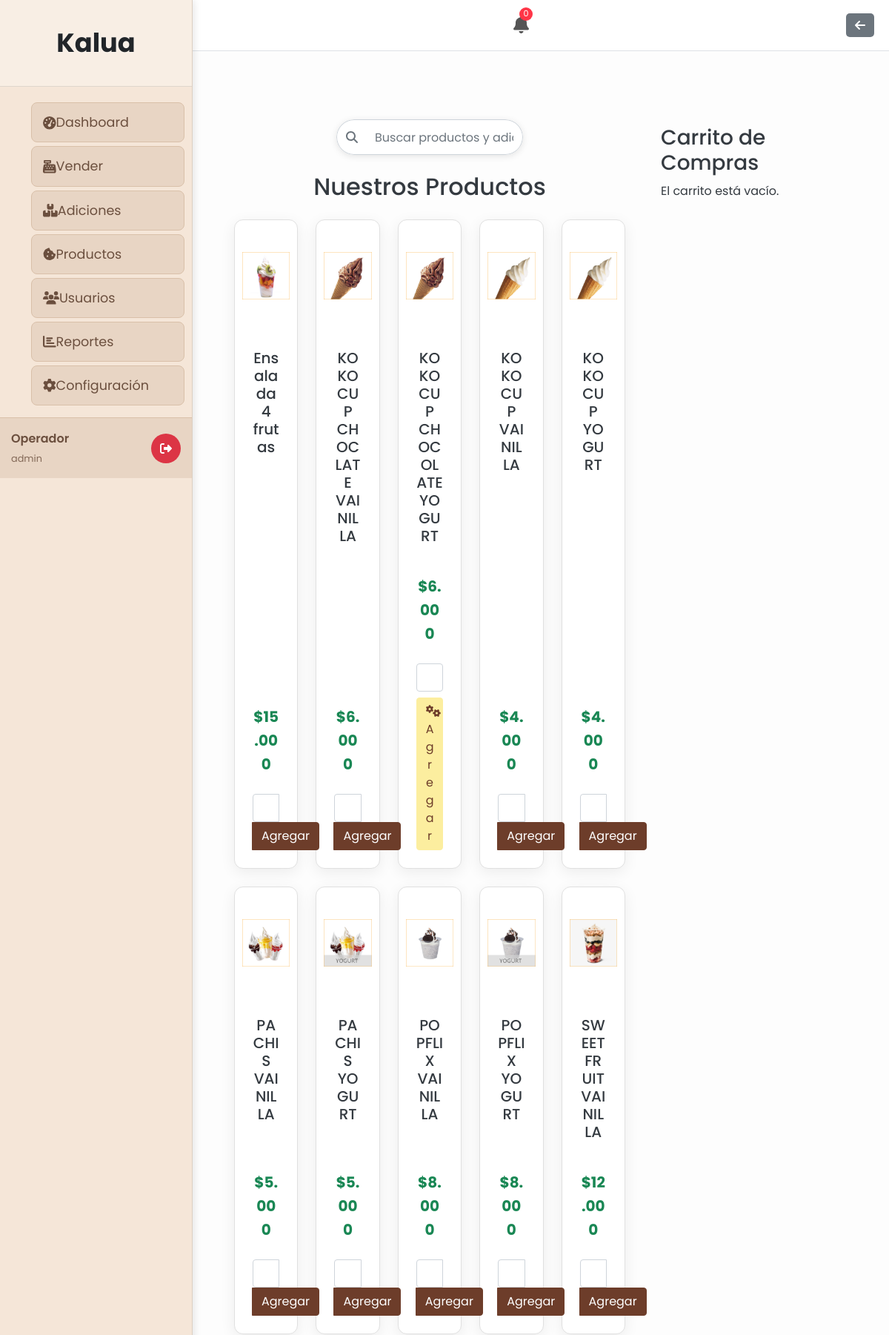
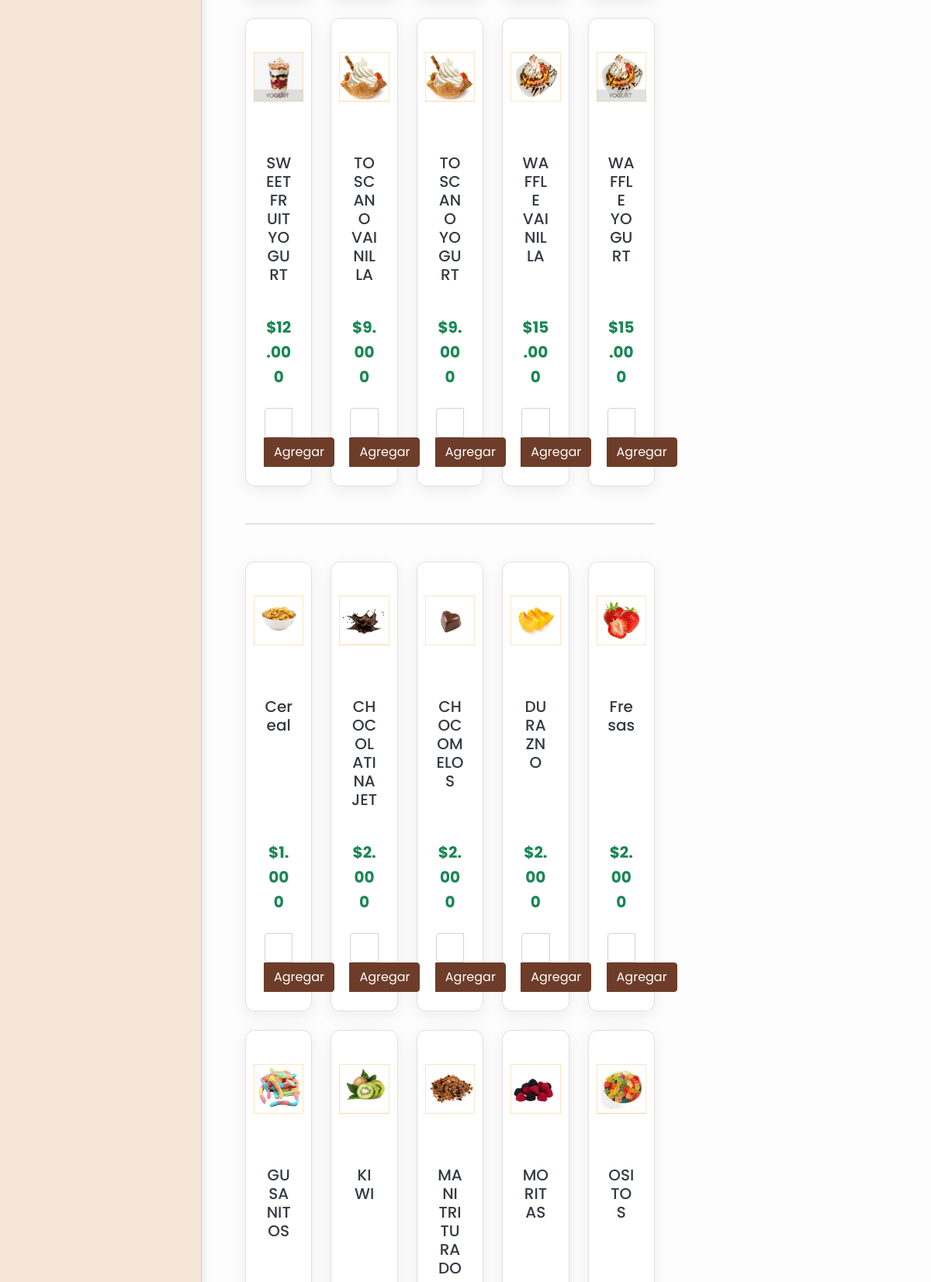
The page /galeria_venta.php (signed in, upper part) on the database its author committed (2 pictures, top to bottom).
### tables this page shows
CREATE TABLE `configuracion` (
  `id` int(11) NOT NULL,
  `nombre_empresa` varchar(255) NOT NULL,
  `nit` varchar(255) DEFAULT NULL,
  `direccion` varchar(255) DEFAULT NULL,
  `logo_url` varchar(255) DEFAULT NULL,
  `color_primario` varchar(7) DEFAULT '#4e73df',
  `color_secundario` varchar(7) DEFAULT '#1cc88a',
  `color_texto` varchar(7) DEFAULT '#ffffff'
);

CREATE TABLE `productos` (
  `id` int(11) NOT NULL,
  `nombre` varchar(100) NOT NULL,
  `precio_venta` decimal(10,2) NOT NULL,
  `imagen_url` varchar(255) DEFAULT NULL,
  `estado` varchar(20) NOT NULL,
  `salsas_obligatorias` int(11) NOT NULL DEFAULT 0,
  `adiciones_obligatorias` int(11) NOT NULL DEFAULT 0
);

CREATE TABLE `subproductos` (
  `id` int(11) NOT NULL,
  `nombre` varchar(100) NOT NULL,
  `precio` decimal(10,2) NOT NULL DEFAULT 0.00,
  `imagen` varchar(255) DEFAULT NULL,
  `stock` decimal(10,2) NOT NULL,
  `unidad_medida` varchar(20) NOT NULL,
  `categoria` enum('ingrediente','salsa') DEFAULT 'ingrediente'
);

### includes/auth_check.php (called while the page is built, shortened)
<?php
function isAdmin() {
    return isset($_SESSION['rol']) && ($_SESSION['rol'] === 'admin' || $_SESSION['rol'] === 'operador');
}
?>

### views/product_gallery.php (the view, shortened to what this page needs)
<?php
$db = conectarDB();
$query_productos = "SELECT id, nombre, imagen_url, precio_venta, salsas_obligatorias, adiciones_obligatorias, 'producto' as tipo FROM productos WHERE estado = 'activo' ORDER BY nombre ASC";
$resultado_productos = $db->query($query_productos);
$query_subproductos = "SELECT id, nombre, imagen, precio, categoria, 'subproducto' as tipo FROM subproductos WHERE stock > 0 ORDER BY categoria, nombre ASC";
$resultado_subproductos = $db->query($query_subproductos);
?>
<div class="container-fluid my-5">
    <div class="row mb-4 justify-content-center">
        <div class="col-md-6">
            <div class="input-group search-bar-container">
                <span class="input-group-text search-icon"><i class="fas fa-search"></i></span>
                <input type="text" id="buscadorItems" class="form-control" placeholder="Buscar productos y adiciones...">
            </div>
        </div>
    </div>
    <h2 class="text-center mb-4">Nuestros Productos</h2>
    <div id="galeriaProductos" class="row row-cols-1 row-cols-sm-2 row-cols-md-4 row-cols-lg-5 g-4">
        <?php if ($resultado_productos && $resultado_productos->num_rows > 0): ?>
            <?php while ($producto = $resultado_productos->fetch_assoc()): ?>
                <div class="col producto-item">
                    <div class="card h-100 text-center product-card">
                        <img src="<?php echo htmlspecialchars($producto['imagen_url']); ?>" class="card-img-top product-image" alt="<?php echo htmlspecialchars($producto['nombre']); ?>">
                        <div class="card-body d-flex flex-column">
                            <h5 class="card-title nombre-producto"><?php echo htmlspecialchars($producto['nombre']); ?></h5>
                            <p class="card-text fs-5 fw-bold text-success mt-auto">$<?php echo number_format($producto['precio_venta'], 0, ',', '.'); ?></p>
                            <?php if ($producto['salsas_obligatorias'] > 0 || $producto['adiciones_obligatorias'] > 0): ?>
                                <div class="mt-2">
                                    <div class="input-group mb-2">
                                        <input type="number" class="form-control cantidad-producto" value="1" min="1" data-producto-id="<?php echo $producto['id']; ?>" aria-label="Cantidad">
                                    </div>
                                    <button class="btn btn-warning w-100" type="button" onclick="abrirModalPersonalizacion(<?php echo $producto['id']; ?>, '<?php echo htmlspecialchars($producto['nombre']); ?>', <?php echo $producto['salsas_obligatorias']; ?>, <?php echo $producto['adiciones_obligatorias']; ?>)">
                                        <i class="fas fa-cogs"></i> Agregar
                                    </button>
                                </div>
                            <?php else: ?>
                                <form action="cart_handler.php" method="POST" class="mt-2">
                                    <div class="input-group">
                                        <input type="number" name="cantidad" class="form-control" value="1" min="1" aria-label="Cantidad">
                                        <button class="btn btn-primary" type="submit">Agregar</button>
                                    </div>
                                </form>
                            <?php endif; ?>
                        </div>
                    </div>
                </div>
            <?php endwhile; ?>
        <?php else: ?>
            <div class="col-12">
                <p class="text-center">No hay productos disponibles en este momento.</p>
            </div>
        <?php endif; ?>
    </div>
    <hr class="my-5">
    <div id="galeriaSubproductos" class="row row-cols-1 row-cols-sm-2 row-cols-md-4 row-cols-lg-5 g-4">
        <?php if ($resultado_subproductos && $resultado_subproductos->num_rows > 0): ?>
            <?php while ($subproducto = $resultado_subproductos->fetch_assoc()): ?>
                <div class="col producto-item">
                    <div class="card h-100 text-center product-card">
                        <img src="public/uploads/subproductos/<?php echo htmlspecialchars($subproducto['imagen']); ?>" class="card-img-top product-image" alt="<?php echo htmlspecialchars($subproducto['nombre']); ?>">
                        <div class="card-body d-flex flex-column">
                            <h5 class="card-title nombre-producto"><?php echo htmlspecialchars($subproducto['nombre']); ?></h5>
                            <p class="card-text fs-5 fw-bold text-success mt-auto">$<?php echo number_format($subproducto['precio'], 0, ',', '.'); ?></p>
                            <form action="cart_handler.php" method="POST" class="mt-2">
                                <div class="input-group">
                                    <input type="number" name="cantidad" class="form-control" value="1" min="1" aria-label="Cantidad">
                                    <button class="btn btn-primary" type="submit">Agregar</button>
                                </div>
                            </form>
                        </div>
                    </div>
                </div>
            <?php endwhile; ?>
        <?php else: ?>
            <div class="col-12">
                <p class="text-center">No hay adiciones disponibles en este momento.</p>
            </div>
        <?php endif; ?>
    </div>
</div>

### includes/header.php (shortened to what this page needs)
<?php
$conn = new mysqli(DB_HOST, DB_USER, DB_PASS, DB_NAME);
if ($conn->connect_error) {
    $site_name = 'App';
    $logo_url = '';
    $color_primario = '#343a40';
    $color_secundario = '#ffffff';
    $color_texto = '#000000';
} else {
    $result = $conn->query("SELECT nombre_empresa, logo_url, color_primario, color_secundario, color_texto FROM configuracion WHERE id = 1");
    if ($result && $result->num_rows > 0) {
        $config = $result->fetch_assoc();
        $site_name = $config['nombre_empresa'];
    } else {
        $site_name = 'App';
        $logo_url = '';
        $color_primario = '#343a40';
        $color_secundario = '#ffffff';
        $color_texto = '#000000';
    }
}
$is_dashboard_page = isset($is_dashboard_page) && $is_dashboard_page === true;
?><!DOCTYPE html>
<html lang="es">
<head>
    <link rel="stylesheet" href="public/css/bootstrap/bootstrap.min.css">
    <link rel="stylesheet" href="public/css/all.min.css">
    <link rel="stylesheet" href="public/css/style.css">
    <link rel="stylesheet" href="https://cdnjs.cloudflare.com/ajax/libs/font-awesome/6.0.0-beta3/css/all.min.css">
    <link href="https://cdn.jsdelivr.net/npm/simple-datatables@latest/dist/style.css" rel="stylesheet" />
    <link href="public/css/style.css" rel="stylesheet" />
</head>
<body class="sb-nav-fixed <?php echo $is_dashboard_page ? 'sb-sidenav-toggled' : ''; ?>">
<?php if ($is_dashboard_page && isset($_SESSION['login']) && $_SESSION['login'] === true): ?>
    <div class="dashboard-layout">
        <aside class="sidebar">
                <div class="sidebar-header">
                    <a href="dashboard.php" class="sidebar-brand">
                        <?php echo htmlspecialchars($site_name); ?>
                    </a>
                </div>
                <nav class="sidebar-nav">
                    <ul>
                        <li><a href="dashboard.php"><i class="fas fa-tachometer-alt"></i><span>Dashboard</span></a></li>
                        <?php if (isAdmin()): ?>
                            <li><a href="galeria_venta.php"><i class="fas fa-cash-register"></i><span>Vender</span></a></li>
                            <li><a href="inventario.php"><i class="fas fa-boxes"></i><span>Adiciones</span></a></li>
                            <li><a href="productos.php"><i class="fas fa-cookie-bite"></i><span>Productos</span></a></li>
                            <li><a href="usuarios.php"><i class="fas fa-users"></i><span>Usuarios</span></a></li>
                            <li><a href="ventas.php"><i class="fas fa-chart-bar"></i><span>Reportes</span></a></li>
                            <li><a href="configuracion.php"><i class="fas fa-cog"></i><span>Configuración</span></a></li>
                        <?php elseif (isInvitado()): ?>
                            <li><a href="galeria_venta.php"><i class="fas fa-cash-register"></i><span>Vender</span></a></li>
                            <li><a href="ventas.php"><i class="fas fa-chart-bar"></i><span>Reportes</span></a></li>
                        <?php else: ?>
                            <li><a href="galeria_venta.php"><i class="fas fa-store"></i><span>Tienda</span></a></li>
                        <?php endif; ?>
                    </ul>
                </nav>
                <div class="sidebar-footer">
                    <div class="user-info">
                        <span class="user-name"><?php echo htmlspecialchars($_SESSION['nombre_usuario']); ?></span>
                        <small class="user-role"><?php echo htmlspecialchars($_SESSION['rol']); ?></small>
                    </div>
                    <a href="logout.php" class="logout-link" title="Cerrar Sesión"><i class="fas fa-sign-out-alt"></i></a>
                </div>
            </aside>
            <div class="main-wrapper">
                <header class="top-header">
                    <div class="notification-bell-container">
                        <button id="notificationBell" class="notification-bell" title="Notificaciones">
                            <i class="fas fa-bell"></i>
                            <span class="notification-badge" id="notificationCount">0</span>
                        </button>
                    </div>
                    <?php
                    $current_page = basename($_SERVER['PHP_SELF']);
                    if ($current_page == 'dashboard.php') { ?>
                        <a href="logout.php" class="btn-header-action btn-logout" title="Cerrar Sesión">
                            <i class="fas fa-sign-out-alt"></i>
                        </a>
                    <?php } elseif ($current_page == 'galeria_venta.php') { ?>
                        <a href="dashboard.php" class="btn-header-action btn-back" title="Volver al Dashboard">
                            <i class="fas fa-arrow-left"></i>
                        </a>
                    <?php } else { ?>
                        <a href="javascript:history.back()" class="btn-header-action btn-back" title="Volver">
                            <i class="fas fa-arrow-left"></i>
                        </a>
                    <?php } ?>
                </header>
                <main class="main-content">
        <?php else: ?>
            <main>
        <?php endif; ?>
</body>
</html>

### public/css/style.css (style rules this page uses)
* { margin: 0; padding: 0; box-sizing: border-box; }
body { font-family: 'Poppins', sans-serif; background-color: #fdfdfd; color: #343a40; line-height: 1.6; }
.dashboard-layout { display: flex; min-height: 100vh; }
.sidebar { width: 260px; background-color: #6D3D2A; color: #fff; position: fixed; height: 100%; z-index: 1000; transition: left 0.3s ease-in-out; }
.main-wrapper { flex-grow: 1; margin-left: 260px; transition: margin-left 0.3s ease-in-out; }
.top-header { display: flex; justify-content: space-between; align-items: center; padding: 10px 20px; background-color: #fff; border-bottom: 1px solid #dee2e6; }
.btn-header-action { display: inline-flex; align-items: center; justify-content: center; padding: 8px 12px; border-radius: 5px; color: white; text-decoration: none; transition: background-color 0.3s ease; border: none; font-size: 1rem; }
.btn-header-action.btn-back { background-color: #6c757d; }
@media (min-width: 769px) { .sidebar { left: 0; } }
.sidebar-header { padding: 1.5rem; text-align: center; border-bottom: 1px solid rgba(255, 255, 255, 0.1); }
.sidebar-brand { color: #FCEE9F; font-size: 1.8rem; font-weight: 700; text-decoration: none; }
.sidebar-nav { flex-grow: 1; }
.sidebar-nav ul { list-style: none; padding-top: 1rem; }
.sidebar-nav a { display: flex; align-items: center; padding: 1rem 1.5rem; color: #C2E4F4; text-decoration: none; transition: background-color 0.3s, color 0.3s; border-left: 4px solid transparent; }
.sidebar-footer { padding: 1.5rem; border-top: 1px solid rgba(255, 255, 255, 0.1); display: flex; align-items: center; justify-content: space-between; }
.user-info .user-name { display: block; font-weight: 600; }
.user-info .user-role { font-size: 0.8rem; opacity: 0.8; }
.sidebar { width: 260px; position: fixed; top: 0; left: 0; height: 100%; background-color: #6D3D2A; z-index: 1020; transition: left 0.3s ease-in-out; }
.main-wrapper { transition: margin-left 0.3s ease-in-out; }
@media (min-width: 769px) { .main-wrapper { margin-left: 260px; } }
.card { background-color: #fff; border: none; border-radius: 12px; box-shadow: 0 5px 20px rgba(0, 0, 0, 0.07); margin-bottom: 2rem; }
.card-body { padding: 1.5rem; }
.btn-warning { background-color: #FCEE9F; border-color: #FCEE9F; color: #6D3D2A; }
.btn-primary { background-color: #6D3D2A; border-color: #6D3D2A; color: #fff; }
.search-bar-container { border-radius: 30px; overflow: hidden; box-shadow: 0 2px 10px rgba(0,0,0,0.1); }
.search-bar-container .form-control { border-left: none; border-radius: 0 30px 30px 0; height: 48px; }
.search-icon { background-color: white; border-right: none; border-radius: 30px 0 0 30px; color: #6c757d; }
.product-card { border: 1px solid #e0e0e0; transition: transform 0.2s, box-shadow 0.2s; height: 100%; display: flex; flex-direction: column; }
.product-image { width: 100%; height: 150px; object-fit: contain; padding: 10px; }
.card-body { flex-grow: 1; display: flex; flex-direction: column; justify-content: flex-end; }

### includes/header.php (style rules this page uses)
body { overflow-x: hidden; }
.main-wrapper { width: 100%; overflow-x: hidden; }
.main-content { padding: 20px; overflow-x: hidden; }

### views/product_gallery.php (style rules this page uses)
.search-bar-container { border-radius: 30px; overflow: hidden; box-shadow: 0 2px 10px rgba(0,0,0,0.1); }
.search-bar-container .form-control { border-left: none; border-radius: 0 30px 30px 0; height: 48px; }
.search-icon { background-color: white; border-right: none; border-radius: 30px 0 0 30px; color: #6c757d; }
.product-card { border: 1px solid #e0e0e0; transition: transform 0.2s, box-shadow 0.2s; height: 100%; display: flex; flex-direction: column; }
.product-image { width: 100%; height: 150px; object-fit: contain; padding: 10px; }
.card-body { flex-grow: 1; display: flex; flex-direction: column; justify-content: flex-end; }

### rows shown on the page
configuracion: nombre_empresa "Kalua"
productos: imagen_url (picture), nombre "Ensalada 4 frutas", precio_venta "15.000"
productos: imagen_url (picture), nombre "KOKOCUP CHOCLATE VAINILLA", precio_venta "6.000"
productos: imagen_url (picture), nombre "KOKOCUP CHOCOLATE YOGURT", precio_venta "6.000"
productos: imagen_url (picture), nombre "KOKOCUP VAINILLA", precio_venta "4.000"
productos: imagen_url (picture), nombre "KOKOCUP YOGURT", precio_venta "4.000"
productos: imagen_url (picture), nombre "PACHIS VAINILLA", precio_venta "5.000"
productos: imagen_url (picture), nombre "PACHIS YOGURT", precio_venta "5.000"
productos: imagen_url (picture), nombre "POPFLIX VAINILLA", precio_venta "8.000"
productos: imagen_url (picture), nombre "POPFLIX YOGURT", precio_venta "8.000"
productos: imagen_url (picture), nombre "SWEET FRUIT VAINILLA", precio_venta "12.000"
productos: imagen_url (picture), nombre "SWEET FRUIT YOGURT", precio_venta "12.000"
productos: imagen_url (picture), nombre "TOSCANO VAINILLA", precio_venta "9.000"
productos: imagen_url (picture), nombre "TOSCANO YOGURT", precio_venta "9.000"
productos: imagen_url (picture), nombre "WAFFLE VAINILLA", precio_venta "15.000"
productos: imagen_url (picture), nombre "WAFFLE YOGURT", precio_venta "15.000"
subproductos: imagen (picture), nombre "Cereal", precio "1.000"
subproductos: imagen (picture), nombre "CHOCOLATINA JET", precio "2.000"
subproductos: imagen (picture), nombre "CHOCOMELOS", precio "2.000"
subproductos: imagen (picture), nombre "DURAZNO", precio "2.000"
subproductos: imagen (picture), nombre "Fresas", precio "2.000"
subproductos: imagen (picture), nombre "GUSANITOS"
subproductos: imagen (picture), nombre "KIWI"
subproductos: imagen (picture), nombre "MANI TRITURADO"
subproductos: imagen (picture), nombre "MORITAS"
subproductos: imagen (picture), nombre "OSITOS"

### other values the page prints
$_SESSION['nombre_usuario'] "Operador"
$_SESSION['rol'] "admin"
